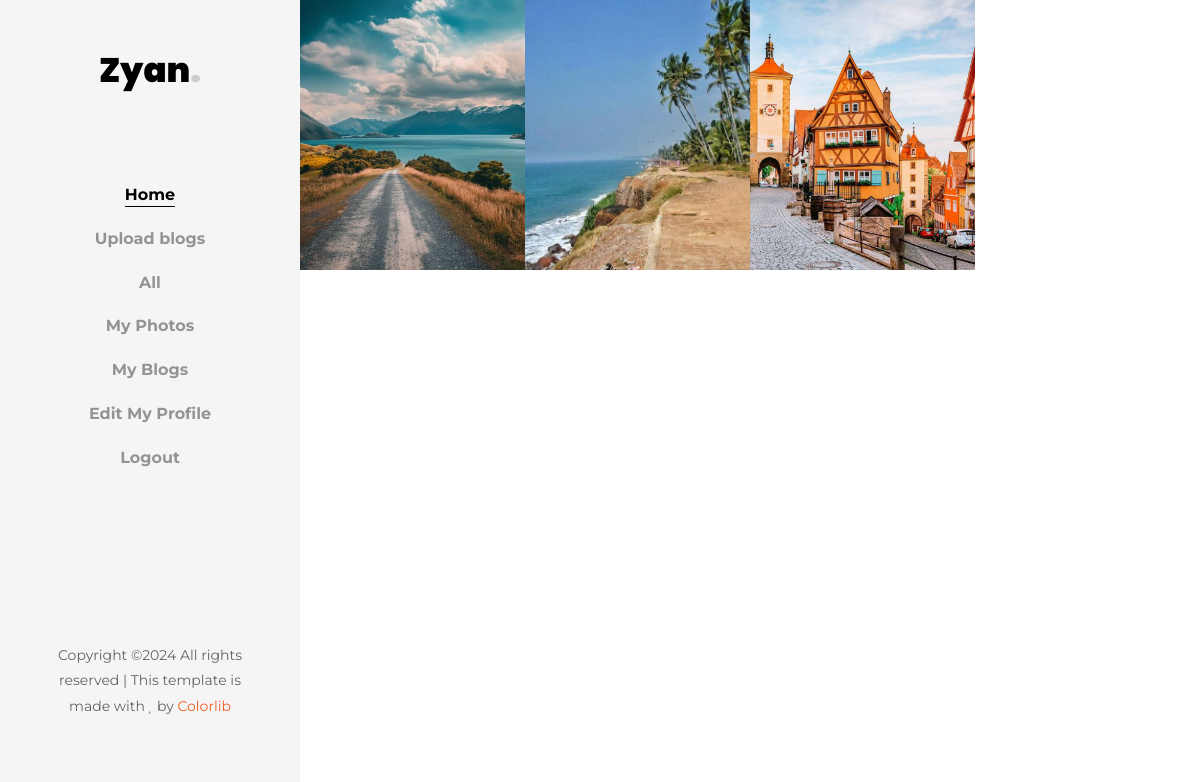
Page /User/photo/ (signed in) on the committed database.
### User/models.py (models this page shows, shortened)
class Registration(models.Model):
    username=models.CharField(max_length=200)
    firstname=models.CharField(max_length=200)
    lastname=models.CharField(max_length=200)
    email=models.CharField(max_length=200)
    photo=models.ImageField(upload_to='book_media')
    contact=models.IntegerField()
    password1=models.CharField(max_length=200)
    password2=models.CharField(max_length=200)

class Blog(models.Model):
    title = models.CharField(max_length=200)
    description = models.CharField(max_length=1000)
    userid=models.ForeignKey(Registration,on_delete=models.CASCADE)
    blog_images=models.ImageField(upload_to='book_media')
    Date = models.DateField(default=date.today)

### User/views.py (the view)
# urls.py: path('photo/', views.photo, name='photo'),
def photo(request):
    if 'username' not in request.session:
        return redirect('login')
    username = request.session['username']
    user = get_object_or_404(Registration, username=username)
    blogs = Blog.objects.filter(userid=user)
    for blog in blogs:
        print(blog.title, blog.description, blog.blog_images, blog.Date)
    return render(request, 'User/photos.html', {'blogs': blogs,'user':user})

### Templates/User/photos.html (shortened to what this page needs)
{% include 'User/user_view.html' %}
{% load static %}
 <body>
		<div id="colorlib-main">
	<section class="ftco-section-2">
		<div class="photography">
			<div class="row no-gutters">
				{% for blog in blogs %}
				<div class="col-md-3">
					<a href="#" class="photography-entry img d-flex justify-content-center align-items-center" style="background-image: url('{{ blog.blog_images.url }}');">
					</a>
				</div>
				{% empty %}
				<p>No photos to display.</p>
				{% endfor %}
			</div>
		</div>
	</section>
</div>

### Templates/User/user_view.html (shortened to what this page needs)
<!DOCTYPE html>
{% load static %}
<html lang="en">
  <head>
    <link rel="stylesheet" href="{% static 'User/home/css/open-iconic-bootstrap.min.css' %}">
    <link rel="stylesheet" href="{% static 'User/home/css/animate.css' %}">
    <link rel="stylesheet" href="{% static 'User/home/css/owl.carousel.min.css' %}">
    <link rel="stylesheet" href="{% static 'User/home/css/owl.theme.default.min.css' %}">
    <link rel="stylesheet" href="{% static 'User/home/css/magnific-popup.css' %}">
    <link rel="stylesheet" href="{% static 'User/home/css/aos.css' %}">
    <link rel="stylesheet" href="{% static 'User/home/css/ionicons.min.css' %}">
    <link rel="stylesheet" href="{% static 'User/home/css/bootstrap-datepicker.css' %}">
    <link rel="stylesheet" href="{% static 'User/home/css/jquery.timepicker.css' %}">
    <link rel="stylesheet" href="{% static 'User/home/css/flaticon.css' %}">
    <link rel="stylesheet" href="{% static 'User/home/css/icomoon.css' %}">
    <link rel="stylesheet" href="{% static 'User/home/css/style.css' %}">
  </head>
  <body>
	<div id="colorlib-page">
		<aside id="colorlib-aside" role="complementary" class="js-fullheight text-center">
			<h1 id="colorlib-logo"><a href="index.html">{{ user.username}}<span>.</span></a></h1>
			<nav id="colorlib-main-menu" role="navigation">
				<ul>
					<li class="colorlib-active"><a href="{% url 'userhome' %}">Home</a></li>
					<li><a href="{% url 'uploadblogs' %}">Upload blogs</a></li>
					<li><a href="{% url 'blogs' %}">All</a></li>
					<li><a href="{% url 'photo' %}">My Photos</a></li>
					<li><a href="{% url 'profile' %}">My Blogs</a></li>
                    <li><a href="{% url 'updateprofile' %}">Edit My Profile</a></li>
                    <li><a href="{% url 'logout' %}">Logout</a></li>
				</ul>
			</nav>
			<div class="colorlib-footer">
				<p>
			  Copyright &copy;<script>document.write(new Date().getFullYear());</script> All rights reserved | This template is made with <i class="icon-heart" aria-hidden="true"></i> by <a href="https://colorlib.com" target="_blank">Colorlib</a>
				<ul>
					<li><a href="#"><i class="icon-facebook"></i></a></li>
					<li><a href="#"><i class="icon-twitter"></i></a></li>
					<li><a href="#"><i class="icon-instagram"></i></a></li>
					<li><a href="#"><i class="icon-linkedin"></i></a></li>
				</ul>
			</div>
		</aside>
  </body>
</html>

### static/User/home/css/icomoon.css (style rules this page uses)
[class^="icon-"], [class*=" icon-"] { font-family: 'icomoon' !important; speak: none; font-style: normal; font-weight: normal; font-variant: normal; text-transform: none; line-height: 1; -webkit-font-smoothing: antialiased; -moz-osx-font-smoothing: grayscale; }
.icon-heart:before { content: "\f004"; }
.icon-twitter:before { content: "\f099"; }
.icon-facebook:before { content: "\f09a"; }
.icon-linkedin:before { content: "\f0e1"; }
.icon-instagram:before { content: "\f16d"; }

### rows in the picture
Registration: username "Zyan"
Blog: blog_images (picture)
Blog: blog_images (picture)
Blog: blog_images (picture)
